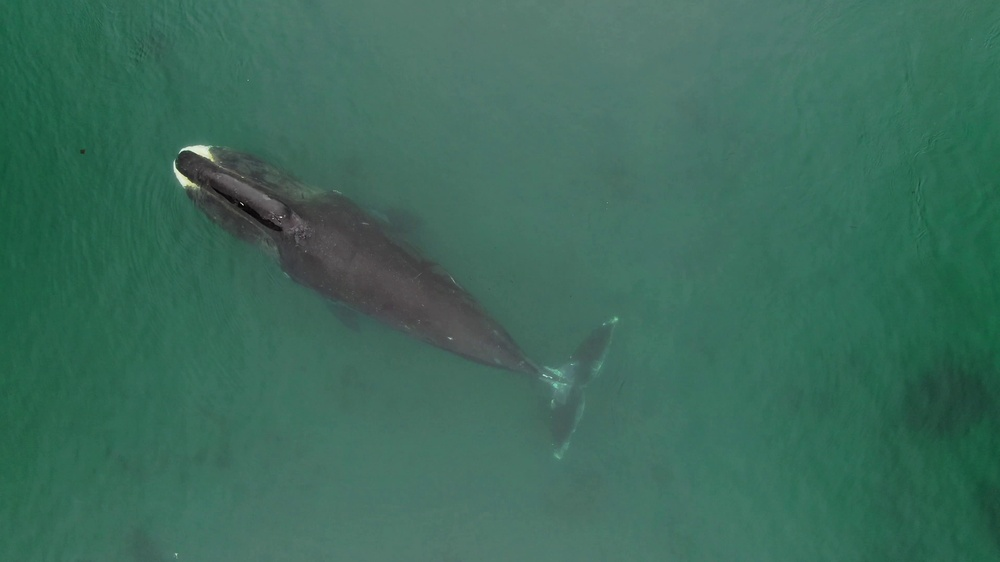
#> input picture img_labels/20_04_crop2_DJI_0202_450.jpg, 1000 x 562 px, shrunk from 3840 x 2160 before the run
$ jupyter execute --allow-errors Medium_jupyter.ipynb
#> lines starting #> are read from the running program, lines starting #| are printed output that depends on the picture; after the words box and inside, x2 and y2 are one past the last pixel; in counts of white or black regions, pixels touching at a corner belong together
[cell 1]
from typing import Tuple, List
import cv2
import numpy as np
import matplotlib.pyplot as plt
from pathlib import Path
from time import time

from rich import print

[cell 2]
def read_image_label(path_to_img: str, path_to_txt: str, normilize: bool = False) -> Tuple[np.array, np.array]:

    # read image
#> called with path_to_img = 'img_labels/20_04_crop2_DJI_0202_450.jpg', path_to_txt = 'img_labels/20_04_crop2_DJI_0202_450.txt', normilize = True
    image = cv2.imread(path_to_img)
#> image is the input picture: shape (562, 1000, 3); mean B, G, R 90.9, 107.4, 59.7
    image = cv2.cvtColor(image, cv2.COLOR_BGR2RGB)
    img_h, img_w = image.shape[:2]
#> img_h = 562; img_w = 1000

    # read .txt file for this image
    with open(path_to_txt, "r") as f:
#> (reads img_labels/20_04_crop2_DJI_0202_450.txt from the repository)
        txt_file = f.readlines()[0].split()
        cls_idx = txt_file[0]
        coords = txt_file[1:]
        polygon = np.array([[eval(x), eval(y)] for x, y in zip(coords[0::2], coords[1::2])]) # convert list of coordinates to numpy massive

    # Convert normilized coordinates of polygons to coordinates of image
    if normilize:
        polygon[:,0] = polygon[:,0]*img_w
        polygon[:,1] = polygon[:,1]*img_h
    return image, polygon.astype(np.int32)


def show_image_mask(img: np.array, polygon: np.array, alpha: float = 0.7):

    # Create zero array for mask
    mask = np.zeros((img.shape[0], img.shape[1]), dtype=np.uint8)
    overlay = img.copy()

    # Draw polygon on the image and mask
    cv2.fillPoly(mask, pts=[polygon], color=(255, 255, 255))
    cv2.fillPoly(img, pts=[polygon], color=(255, 0, 0))
    cv2.addWeighted(overlay, alpha, image, 1 - alpha, 0, image)

    # Plot image with mask
    fig = plt.figure(figsize=(22,18))
    axes = fig.subplots(nrows=1, ncols=2)
    axes[0].imshow(img)
    axes[1].imshow(mask, cmap="Greys_r")
    axes[0].set_title("Original image with mask")
    axes[1].set_title("Mask")

    # cv2.imwrite("/Users/vladislavefremov/Disk/Vlad/Job/Lab/Priroda/Datasets/whale_draft/20_04_crop2_DJI_0202_450.png", mask)

    plt.show()

[cell 3]
image, polygon = read_image_label(path_to_img="img_labels/20_04_crop2_DJI_0202_450.jpg",
                                 path_to_txt="img_labels/20_04_crop2_DJI_0202_450.txt",
                                 normilize=True)
#> polygon = 662 pairs, first value 171 to 617, second value 146 to 456

[cell 4]
show_image_mask(img=image, polygon=polygon)
#> in show_image_mask, `cv2.fillPoly(mask, pts=[polygon], color=(255, 255, 255))`:
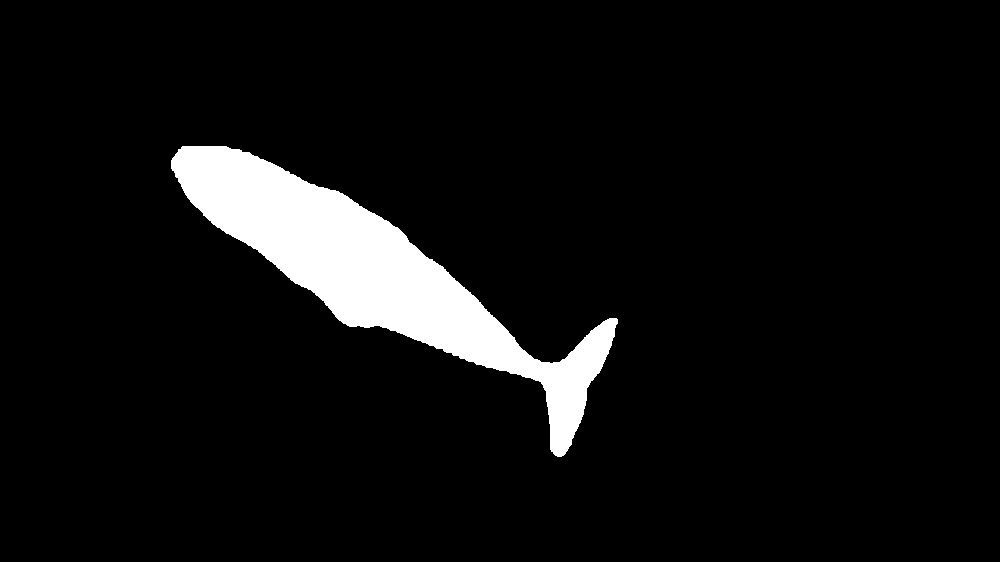
#> mask: shape (562, 1000); 6.4% white; 1 white region
#> in show_image_mask, `cv2.fillPoly(img, pts=[polygon], color=(255, 0, 0))`:
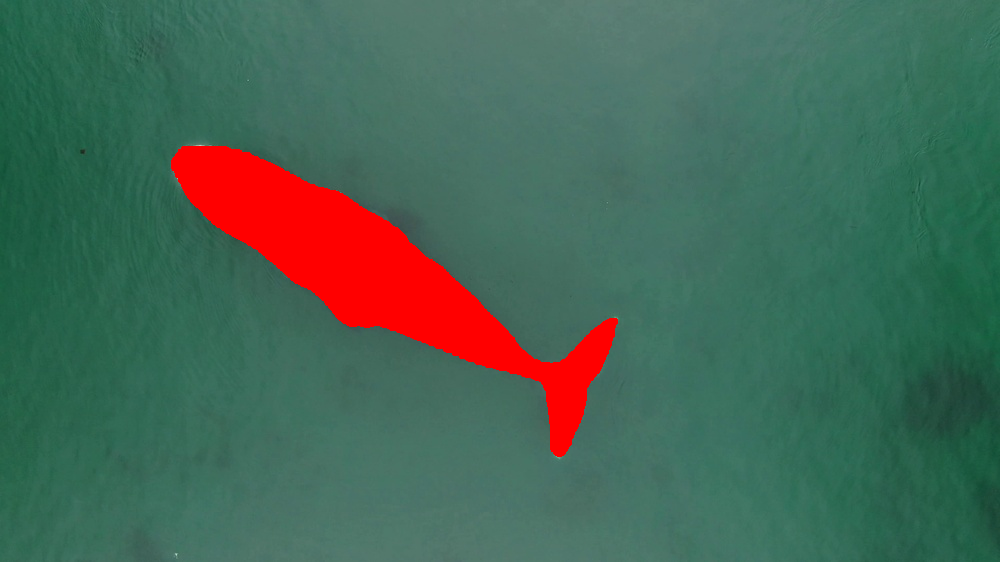
#> img: shape (562, 1000, 3); mean R, G, B 71.4, 102.2, 85.9
#> in show_image_mask, `cv2.addWeighted(overlay, alpha, image, 1 - alpha, 0, image)`:
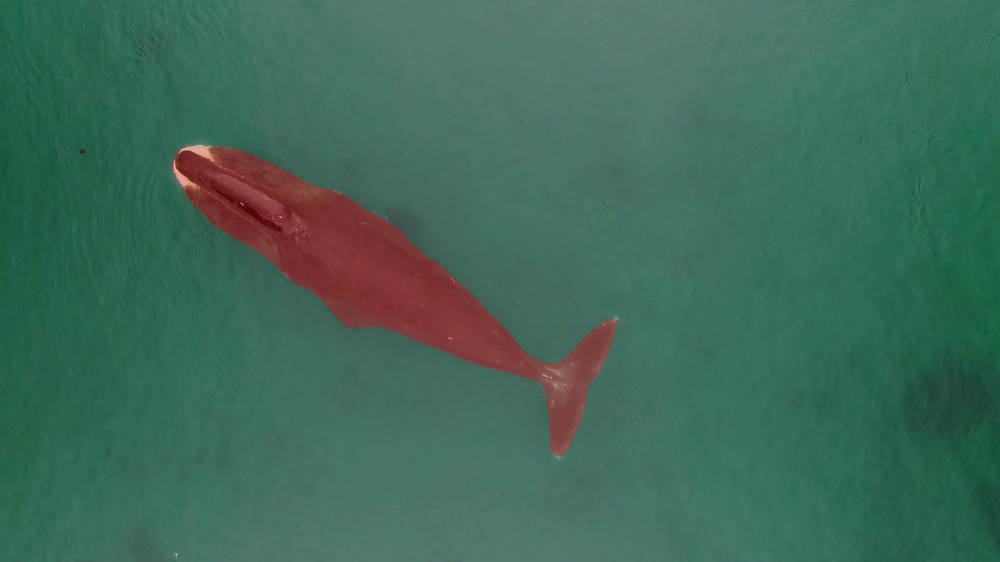
#> image: shape (562, 1000, 3); mean R, G, B 63.2, 105.9, 89.4
#> in show_image_mask, `plt.show()`:
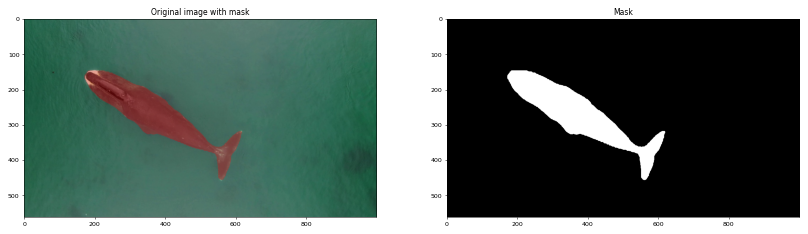
#> figure drawn by matplotlib, 2 panels

[cell 5]
mask = cv2.imread("img_labels/20_04_crop2_DJI_0202_450.png",
                  cv2.IMREAD_GRAYSCALE)
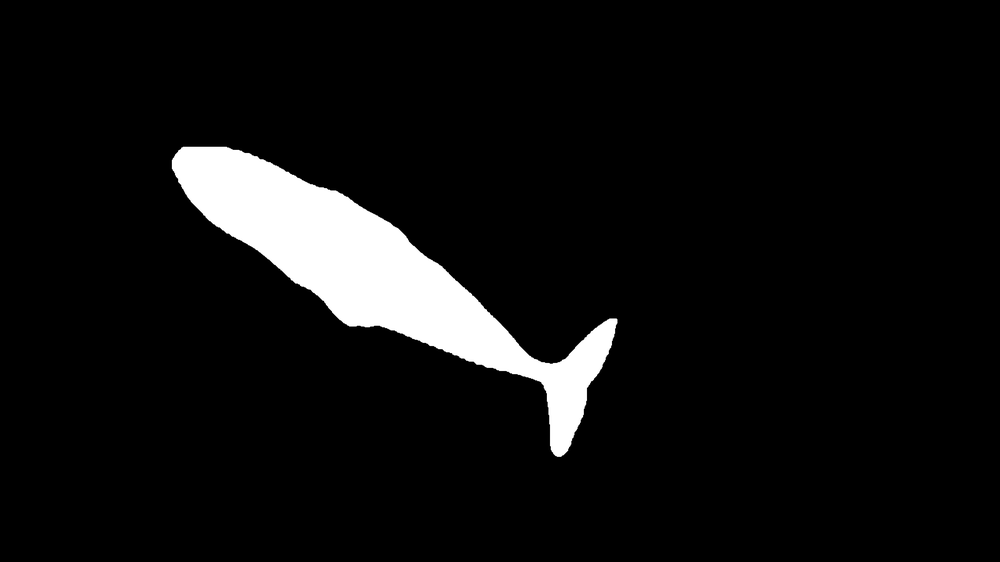
#> input picture img_labels/20_04_crop2_DJI_0202_450.png, 1000 x 562 px, shrunk from 3840 x 2160 before the run
#> mask is the input picture: shape (562, 1000); min 0, max 255, mean 16.1

[cell 6]
def mask_to_polygon(mask: np.array, report: bool = False) -> List[int]:
    contours, _ = cv2.findContours(mask, cv2.RETR_TREE, cv2.CHAIN_APPROX_SIMPLE)
    polygons = []
    for object in contours:
        coords = []

        for point in object:
            coords.append(int(point[0][0]))
            coords.append(int(point[0][1]))
        polygons.append(coords)

    if report:
        print(f"Number of points = {len(polygons[0])}")

    return np.array(polygons).ravel().tolist()

#> (a cell that did not finish here is left out)

#> in mask_to_polygon, `contours, _ = cv2.findContours(mask, cv2.RETR_TREE, cv2.CHAIN_APPROX_S..`: contours = 495 contours, 491 with area under 20; largest, box (x1, y1, x2, y2) and area: (169, 144, 620, 460) 37658, (181, 144, 228, 147) 90, (547, 417, 550, 447) 56, (587, 387, 590, 401) 24
#> the loop in mask_to_polygon, `for object in contours:` made 495 passes
#> object on passes 2, 4, 5: [[560, 457], [561, 456], [562, 457], [561, 458]], [[553, 456], [554, 455], [555, 456], [554, 457]], [[563, 455], [564, 454], [565, 455], [564, 456]]
#> after the loop in mask_to_polygon, `for object in contours:`: polygons = 495 items

[cell 8]
def reduce_polygon(polygon: np.array, angle_th:int = 0, distance_th: int = 0) -> np.array(List[int]):
    angle_th_rad = np.deg2rad(angle_th)
    points_removed = [0]
    while len(points_removed):
        points_removed = list()
        for i in range(0, len(polygon)-2, 2):
            v01 = polygon[i-1] - polygon[i]
            v12 = polygon[i] - polygon[i+1]
            d01 = np.linalg.norm(v01)
            d12 = np.linalg.norm(v12)
            if d01 < distance_th and d12 < distance_th:
                points_removed.append(i)
                continue
                angle = np.arccos(np.sum(v01*v12) / (d01 * d12))
                if angle < angle_th_rad:
                    points_removed.append(i)
        polygon = np.delete(polygon, points_removed, axis=0)
    return polygon

[cell 9]
def show_result_reducing(polygon: List[List[int]]) -> List[Tuple[int, int]]:
    original_polygon = np.array([[x, y] for x, y in zip(polygon[0::2], polygon[1::2])])

    tic = time()
    reduced_polygon = reduce_polygon(original_polygon, angle_th=1, distance_th=20)
    toc = time()

    fig = plt.figure(figsize=(16,5))
    axes = fig.subplots(nrows=1, ncols=2)
    axes[0].scatter(original_polygon[:, 0], original_polygon[:, 1], label=f"{len(original_polygon)}", c='b', marker='x', s=2)
    axes[1].scatter(reduced_polygon[:, 0], reduced_polygon[:, 1], label=f"{len(reduced_polygon)}", c='b', marker='x', s=2)
    axes[0].invert_yaxis()
    axes[1].invert_yaxis()

    axes[0].set_title("Original polygon")
    axes[1].set_title("Reduced polygon")
    axes[0].legend()
    axes[1].legend()

    plt.show()

    print("\n\n", f'[bold black] Original_polygon length[/bold black]: {len(original_polygon)}\n',
          f'[bold black] Reduced_polygon length[/bold black]: {len(reduced_polygon)}\n'
          f'[bold black]Running time[/bold black]: {round(toc - tic, 4)} seconds')

    return reduced_polygon

[cell 10]
reduced_polygon = show_result_reducing(polygon=polygon)
#> in show_result_reducing, `plt.show()`:
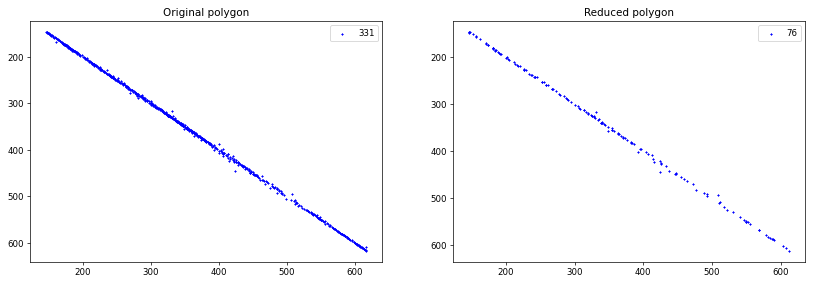
#> figure drawn by matplotlib, 2 panels
